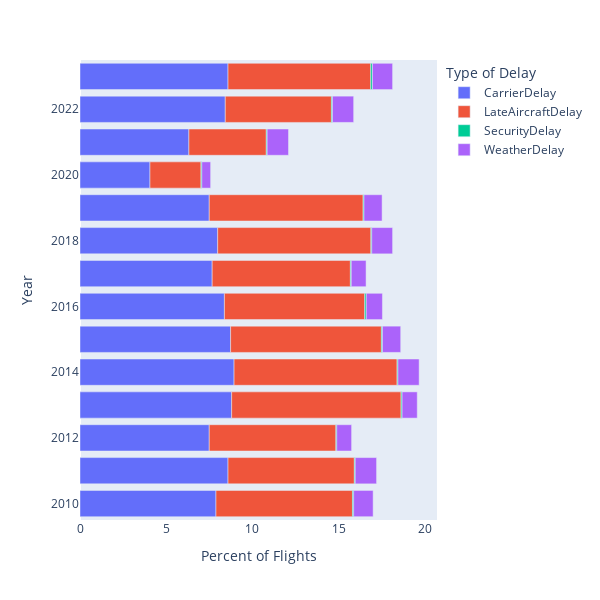
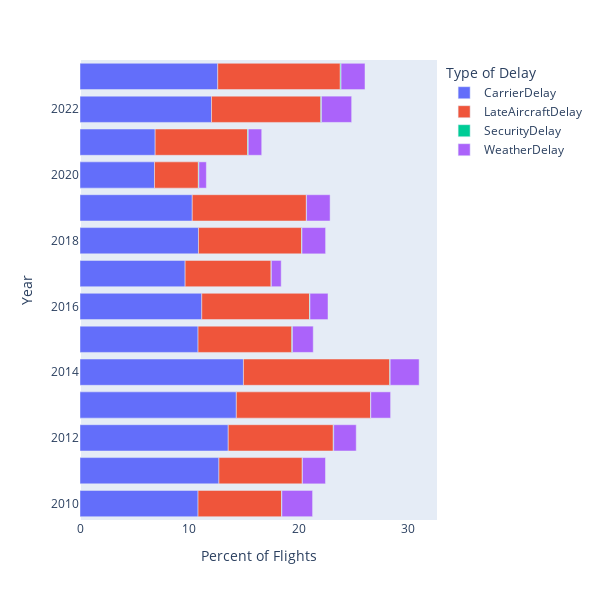

These figures' notebook cell, in order:
### Markdown cell above
Create dataframe for reporting the provide a column indicating the type of delay for each flight. There will be duplicative rows for flights depending on how many categories the delay falls in.

### Code cell
delay_type_df = pd.DataFrame()
delay_types = ['CarrierDelay', 'WeatherDelay', 'SecurityDelay', 'LateAircraftDelay']
ontime_del15['TotDelayMinutes'] = ontime_del15['CarrierDelay'] + ontime_del15['WeatherDelay'] + \
                                  ontime_del15['SecurityDelay'] + ontime_del15['LateAircraftDelay']

for type in delay_types:
    row_df = ontime_del15[ontime_del15[type] >= 0][['Year', type,'FlightDate', 'CRSDepTime', 'Origin', 'Dest', 'TotDelayMinutes' ]]
    row_df['Type of Delay'] = type
    row_df.rename(columns={type: 'type_minutes'}, inplace= True)
    delay_type_df = pd.concat([delay_type_df, row_df], axis= 0)

delay_type_df['Percent of Delay'] = (delay_type_df['type_minutes'] / delay_type_df['TotDelayMinutes']) * 100
delay_type_df['Percent of Delay'].fillna(0)

delay_type_df['DFW']  = np.where(delay_type_df['Origin'] == 'DFW', True, False)
delay_type_df['TypeCount']  = np.where(delay_type_df['type_minutes'] > 0, 1, 0)

delay_type_df.sort_values(by= ['Year', 'FlightDate', 'CRSDepTime', 'Origin', 'Dest', 'Type of Delay'], inplace= True)
delay_type_df.reset_index(drop= True, inplace= True)

# ALL FLIGHTS
Flights_By_Year = ontime.groupby(['Year']).agg({'Flights': "count"})
Flights_By_Year.reset_index(inplace=True)

DelayTypePct_By_Year_df = delay_type_df.groupby(['Year', 'Type of Delay']).agg({"Percent of Delay": "mean", 'TypeCount': 'sum'}).rename(columns=\
                            {"Percent of Delay":'Mean Percent of Delay', 'TypeCount': 'Count'})
DelayTypePct_By_Year_df.reset_index(inplace=True)

DelayTypePct_By_Year_Pct1 = DelayTypePct_By_Year_df.merge(Flights_By_Year, how = 'inner', on= 'Year', sort= True)
DelayTypePct_By_Year_Pct1['Percent of Flights'] = round((DelayTypePct_By_Year_Pct1['Count'] / DelayTypePct_By_Year_Pct1['Flights']) * 100, 2)

# Type of Delay - Mean Percentage - Delays 15 Minutes or More - ALL Flights
fig = px.bar(data_frame= DelayTypePct_By_Year_Pct1, y= 'Year', x= 'Percent of Flights', color='Type of Delay', orientation = 'h',
                     height = 600, width = 600)
fig.update_xaxes(showgrid=False)
fig.write_html(basepath + "Code/VisualWork/DelayTypePct.html")
fig.write_image(basepath + "Code/VisualWork/DelayTypePct.png")
fig.show()


# JUST DFW
ontime_dfw = ontime[ontime['Origin'] == 'DFW']
Flights_By_Year = ontime_dfw.groupby(['Year']).agg({'Flights': "count"})
Flights_By_Year.reset_index(inplace=True)

delay_type_df_dfw = delay_type_df[delay_type_df['DFW'] == True]
DelayTypePct_By_Year_df_dfw = delay_type_df_dfw.groupby(['Year', 'Type of Delay']).agg({"Percent of Delay": "mean", 'TypeCount': 'sum'}).rename(columns=\
                            {"Percent of Delay":'Mean Percent of Delay', 'TypeCount': 'Count'})
DelayTypePct_By_Year_df_dfw.reset_index(inplace=True)

DelayTypePct_By_Year_Pct1 = DelayTypePct_By_Year_df_dfw.merge(Flights_By_Year, how = 'inner', on= 'Year', sort= True)
DelayTypePct_By_Year_Pct1['Percent of Flights'] = round((DelayTypePct_By_Year_Pct1['Count'] / DelayTypePct_By_Year_Pct1['Flights']) * 100 ,2)

# Type of Delay - Mean Percentage - Delays 15 Minutes or More - DFW
fig = px.bar(data_frame= DelayTypePct_By_Year_Pct1, y= 'Year', x= 'Percent of Flights', color='Type of Delay', orientation = 'h',
                     height = 600, width = 600)
fig.update_xaxes(showgrid=False)
fig.write_html(basepath + "Code/VisualWork/DelayTypePct_DFW.html")
fig.write_image(basepath + "Code/VisualWork/DelayTypePct_DFW.png")
fig.show()

### Figure 1 — Plotly figure (JSON) as saved in the notebook; plotly's stock layout.template omitted (floating-point values rounded to 4 significant figures)
{"data": [{"alignmentgroup": "True", "hovertemplate": "Type of Delay=CarrierDelay<br>Percent of Flights=%{x}<br>Year=%{y}<extra></extra>", "legendgroup": "CarrierDelay", "marker": {"color": "#636efa", "pattern": {"shape": ""}}, "name": "CarrierDelay", "offsetgroup": "CarrierDelay", "orientation": "h", "showlegend": true, "textposition": "auto", "type": "bar", "x": [7.89, 8.59, 7.5, 8.8, 8.94, 8.74, 8.38, 7.67, 7.99, 7.5, 4.06, 6.32, 8.43, 8.59], "xaxis": "x", "y": [2010, 2011, 2012, 2013, 2014, 2015, 2016, 2017, 2018, 2019, 2020, 2021, 2022, 2023], "yaxis": "y"}, {"alignmentgroup": "True", "hovertemplate": "Type of Delay=LateAircraftDelay<br>Percent of Flights=%{x}<br>Year=%{y}<extra></extra>", "legendgroup": "LateAircraftDelay", "marker": {"color": "#EF553B", "pattern": {"shape": ""}}, "name": "LateAircraftDelay", "offsetgroup": "LateAircraftDelay", "orientation": "h", "showlegend": true, "textposition": "auto", "type": "bar", "x": [7.92, 7.33, 7.35, 9.83, 9.46, 8.75, 8.14, 8.02, 8.89, 8.93, 2.96, 4.49, 6.16, 8.28], "xaxis": "x", "y": [2010, 2011, 2012, 2013, 2014, 2015, 2016, 2017, 2018, 2019, 2020, 2021, 2022, 2023], "yaxis": "y"}, {"alignmentgroup": "True", "hovertemplate": "Type of Delay=SecurityDelay<br>Percent of Flights=%{x}<br>Year=%{y}<extra></extra>", "legendgroup": "SecurityDelay", "marker": {"color": "#00cc96", "pattern": {"shape": ""}}, "name": "SecurityDelay", "offsetgroup": "SecurityDelay", "orientation": "h", "showlegend": true, "textposition": "auto", "type": "bar", "x": [0.07, 0.05, 0.05, 0.06, 0.05, 0.06, 0.09, 0.05, 0.05, 0.05, 0.05, 0.05, 0.06, 0.1], "xaxis": "x", "y": [2010, 2011, 2012, 2013, 2014, 2015, 2016, 2017, 2018, 2019, 2020, 2021, 2022, 2023], "yaxis": "y"}, {"alignmentgroup": "True", "hovertemplate": "Type of Delay=WeatherDelay<br>Percent of Flights=%{x}<br>Year=%{y}<extra></extra>", "legendgroup": "WeatherDelay", "marker": {"color": "#ab63fa", "pattern": {"shape": ""}}, "name": "WeatherDelay", "offsetgroup": "WeatherDelay", "orientation": "h", "showlegend": true, "textposition": "auto", "type": "bar", "x": [1.13, 1.24, 0.86, 0.88, 1.23, 1.06, 0.94, 0.86, 1.21, 1.05, 0.51, 1.24, 1.23, 1.17], "xaxis": "x", "y": [2010, 2011, 2012, 2013, 2014, 2015, 2016, 2017, 2018, 2019, 2020, 2021, 2022, 2023], "yaxis": "y"}], "layout": {"barmode": "relative", "height": 600, "legend": {"title": {"text": "Type of Delay"}, "tracegroupgap": 0}, "margin": {"t": 60}, "width": 600, "xaxis": {"anchor": "y", "domain": [0, 1], "showgrid": false, "title": {"text": "Percent of Flights"}}, "yaxis": {"anchor": "x", "domain": [0, 1], "title": {"text": "Year"}}}}

### Figure 2 — Plotly figure (JSON) as saved in the notebook; plotly's stock layout.template omitted (floating-point values rounded to 4 significant figures)
{"data": [{"alignmentgroup": "True", "hovertemplate": "Type of Delay=CarrierDelay<br>Percent of Flights=%{x}<br>Year=%{y}<extra></extra>", "legendgroup": "CarrierDelay", "marker": {"color": "#636efa", "pattern": {"shape": ""}}, "name": "CarrierDelay", "offsetgroup": "CarrierDelay", "orientation": "h", "showlegend": true, "textposition": "auto", "type": "bar", "x": [10.79, 12.7, 13.55, 14.29, 14.94, 10.79, 11.13, 9.61, 10.83, 10.26, 6.81, 6.87, 12.02, 12.59], "xaxis": "x", "y": [2010, 2011, 2012, 2013, 2014, 2015, 2016, 2017, 2018, 2019, 2020, 2021, 2022, 2023], "yaxis": "y"}, {"alignmentgroup": "True", "hovertemplate": "Type of Delay=LateAircraftDelay<br>Percent of Flights=%{x}<br>Year=%{y}<extra></extra>", "legendgroup": "LateAircraftDelay", "marker": {"color": "#EF553B", "pattern": {"shape": ""}}, "name": "LateAircraftDelay", "offsetgroup": "LateAircraftDelay", "orientation": "h", "showlegend": true, "textposition": "auto", "type": "bar", "x": [7.64, 7.62, 9.6, 12.28, 13.38, 8.57, 9.85, 7.86, 9.44, 10.43, 4.01, 8.44, 9.99, 11.2], "xaxis": "x", "y": [2010, 2011, 2012, 2013, 2014, 2015, 2016, 2017, 2018, 2019, 2020, 2021, 2022, 2023], "yaxis": "y"}, {"alignmentgroup": "True", "hovertemplate": "Type of Delay=SecurityDelay<br>Percent of Flights=%{x}<br>Year=%{y}<extra></extra>", "legendgroup": "SecurityDelay", "marker": {"color": "#00cc96", "pattern": {"shape": ""}}, "name": "SecurityDelay", "offsetgroup": "SecurityDelay", "orientation": "h", "showlegend": true, "textposition": "auto", "type": "bar", "x": [0.02, 0.01, 0.04, 0.01, 0.03, 0.06, 0.04, 0.02, 0.02, 0.02, 0.05, 0.07, 0.07, 0.07], "xaxis": "x", "y": [2010, 2011, 2012, 2013, 2014, 2015, 2016, 2017, 2018, 2019, 2020, 2021, 2022, 2023], "yaxis": "y"}, {"alignmentgroup": "True", "hovertemplate": "Type of Delay=WeatherDelay<br>Percent of Flights=%{x}<br>Year=%{y}<extra></extra>", "legendgroup": "WeatherDelay", "marker": {"color": "#ab63fa", "pattern": {"shape": ""}}, "name": "WeatherDelay", "offsetgroup": "WeatherDelay", "orientation": "h", "showlegend": true, "textposition": "auto", "type": "bar", "x": [2.81, 2.11, 2.06, 1.81, 2.65, 1.9, 1.65, 0.9, 2.16, 2.15, 0.68, 1.23, 2.75, 2.19], "xaxis": "x", "y": [2010, 2011, 2012, 2013, 2014, 2015, 2016, 2017, 2018, 2019, 2020, 2021, 2022, 2023], "yaxis": "y"}], "layout": {"barmode": "relative", "height": 600, "legend": {"title": {"text": "Type of Delay"}, "tracegroupgap": 0}, "margin": {"t": 60}, "width": 600, "xaxis": {"anchor": "y", "domain": [0, 1], "showgrid": false, "title": {"text": "Percent of Flights"}}, "yaxis": {"anchor": "x", "domain": [0, 1], "title": {"text": "Year"}}}}
